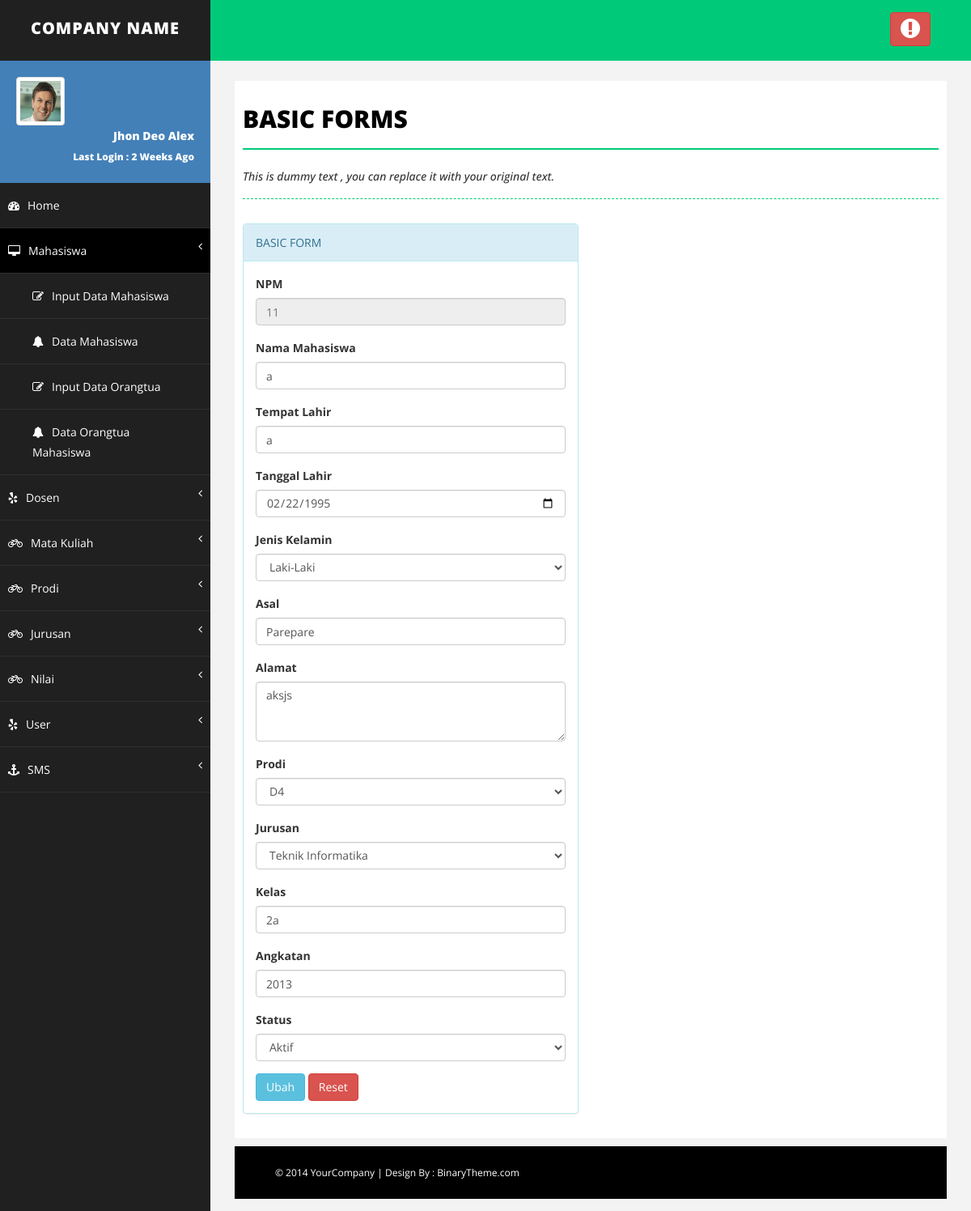
Screenshot of /edit_data_mhs.php?id=11 (signed in) with the database file from the repository.
### tables this page shows
CREATE TABLE IF NOT EXISTS `t_mahasiswa` (
  `npm` varchar(10) NOT NULL,
  `nama_mhs` varchar(25) NOT NULL,
  `tempat_lahir` varchar(25) NOT NULL,
  `tanggal_lahir` date NOT NULL,
  `jenis_kelamin` varchar(15) NOT NULL,
  `asal_mhs` varchar(25) NOT NULL,
  `alamat_mhs` varchar(50) NOT NULL,
  `id_prodi` varchar(10) NOT NULL,
  `id_jurusan` varchar(25) NOT NULL,
  `kelas` varchar(2) NOT NULL,
  `angkatan` varchar(4) NOT NULL,
  `status` varchar(12) NOT NULL,
  PRIMARY KEY (`npm`),
  KEY `id_prodi` (`id_prodi`),
  KEY `id_jurusan` (`id_jurusan`)
);

### edit_data_mhs.php (the view, shortened to what this page needs)
<?php
if($_SESSION['admin']!="" || $_SESSION['mahasiswa']!=""){
?>
<!DOCTYPE html>
<html xmlns="http://www.w3.org/1999/xhtml">
<head>
    <link href="assets/css/bootstrap.css" rel="stylesheet" />
    <link href="assets/css/font-awesome.css" rel="stylesheet" />
    <link href="assets/css/basic.css" rel="stylesheet" />
    <link href="assets/css/custom.css" rel="stylesheet" />
</head>
<body>
    <div id="wrapper">
        <nav class="navbar navbar-default navbar-cls-top " role="navigation" style="margin-bottom: 0">
            <div class="navbar-header">
                <a class="navbar-brand" href="index.html">COMPANY NAME</a>
            </div>
            <div class="header-right">
                <a href="logout.php" class="btn btn-danger" title="Logout"><i class="fa fa-exclamation-circle fa-2x"></i></a>
            </div>
        </nav>
        <nav class="navbar-default navbar-side" role="navigation">
            <div class="sidebar-collapse">
                <ul class="nav" id="main-menu">
                    <li>
                        <div class="user-img-div">
                            <img src="assets/img/user.png" class="img-thumbnail" />
                            <div class="inner-text">
                                Jhon Deo Alex
                            <br />
                                <small>Last Login : 2 Weeks Ago </small>
                            </div>
                        </div>
                    </li>
                    <li>
                        <a href="index.php"><i class="fa fa-dashboard "></i>Home</a>
                    </li>
                    <li>
                        <a href="#" class="active-menu-top"><i class="fa fa-desktop "></i>Mahasiswa <span class="fa arrow"></span></a>
                         <ul class="nav nav-second-level collapse in">
							<?php  if($_SESSION['level']=="admin"){  ?>
                            <li>
                                <a href="input_data_mhs.php"><i class="fa fa-edit"></i>Input Data Mahasiswa</a>
                            </li>
							<?php } ?>
                            <li>
                                <a href="show_data_mhs.php"><i class="fa fa-bell "></i>Data Mahasiswa</a>
                            </li>
							<?php  if($_SESSION['level']=="admin"){  ?>
                            <li>
                                <a href="input_data_ortu.php"><i class="fa fa-edit"></i>Input Data Orangtua</a>
                            </li>
							<?php } ?>
							<?php  if($_SESSION['level']=="admin"){  ?>
                            <li>
                                <a href="show_data_ortu.php"><i class="fa fa-bell "></i>Data Orangtua Mahasiswa</a>
                            </li>
                            <?php } ?>
                        </ul>
                    </li>
					<?php  if($_SESSION['level']=="admin"){  ?>
                     <li>
                        <a href="#"><i class="fa fa-yelp "></i>Dosen <span class="fa arrow"></span></a>
                    </li>
					<li>
                        <a href="#"><i class="fa fa-bicycle "></i>Mata Kuliah <span class="fa arrow"></span></a>
                    </li>
					<?php } ?>
					<?php  if($_SESSION['level']=="admin"){  ?>
					<li>
                        <a href="#"><i class="fa fa-bicycle "></i>Prodi<span class="fa arrow"></span></a>
                    </li>
					<?php } ?>
					<?php  if($_SESSION['level']=="admin"){  ?>
					<li>
                        <a href="#"><i class="fa fa-bicycle "></i>Jurusan <span class="fa arrow"></span></a>
                    </li>
					<?php } ?>
					<li>
                        <a href="#"><i class="fa fa-bicycle "></i>Nilai <span class="fa arrow"></span></a>
                    </li>
					<?php  if($_SESSION['level']=="admin") { ?>
					<li>
                    <a href="#"><i class="fa fa-yelp "></i>User <span class="fa arrow"></span></a>
                    </li>
                    <li>
                        <a href="#.php"><i class="fa fa-anchor "></i>SMS<span class="fa arrow"></span></a>
                    </li>
					<?php } ?>
                </ul>
            </div>
        </nav>
        <div id="page-wrapper">
            <div id="page-inner">
                <div class="row">
                    <div class="col-md-12">
                        <h1 class="page-head-line">Basic Forms</h1>
                        <h1 class="page-subhead-line">This is dummy text , you can replace it with your original text. </h1>
                    </div>
                </div>
                <div class="row">
            <div class="col-md-6 col-sm-6 col-xs-12">
               <div class="panel panel-info">
                        <div class="panel-heading">
                           BASIC FORM
                        </div>
						<?php
						$tampil=mysql_query("SELECT * FROM t_mahasiswa where npm='$_GET[id]'");
						$data=mysql_fetch_array($tampil);
						?>
				            <div class="panel-body">
                            <form role="form" action="edit_data_mhs.php" method="POST">
                                        <div class="form-group">
                                            <label>NPM</label>
                                            <input class="form-control" id="disabledInput" type="text" name="id_user" placeholder="<?php echo"$data[npm]";?>" disabled="">
                                        </div>
										<div class="form-group">
                                            <label>Nama Mahasiswa</label>
                                            <input class="form-control" type="text" name="nama_mhs" value="<?php echo"$data[nama_mhs]";?>">
										</div>
										<div class="form-group">
                                            <label>Tempat Lahir</label>
                                            <input class="form-control" type="text" name="tempat_lahir" value="<?php echo"$data[tempat_lahir]";?>">
										</div>
										<div class="form-group">
                                            <label>Tanggal Lahir</label>
                                            <input class="form-control" type="date" name="tgl_lahir" value="<?php echo"$data[tanggal_lahir]";?>">
										</div>
										<div class="form-group">
                                            <label>Jenis Kelamin</label>
                                            <select class="form-control" name="jenis_kelamin">
                                                <?php if($data['jenis_kelamin']!="") {
													if($data['jenis_kelamin']=="Laki-Laki"){
													?>
                                                <option selected="selected" value="<?php echo "$data[jenis_kelamin]"; ?>">Laki-Laki</option>
												  <?php
													}
													else {
												  ?>
												<option>--Pilih Jenis Kelamin--</option>
                                                <option value="Laki-Laki">Laki-Laki</option>
                                                <option selected="selected" value="<?php echo "$data[jenis_kelamin]"; ?>">Perempuan</option>
												<?php
													}
												}
												?>
                                            </select>
                                        </div>
										<div class="form-group">
                                            <label>Asal</label>
                                            <input class="form-control" type="text" name="asal_mhs" value="<?php echo"$data[asal_mhs]";?>">
										</div>
                                        <div class="form-group">
                                            <label>Alamat</label>
                                            <textarea class="form-control" rows="3" name="alamat_mhs"><?php echo"$data[alamat_mhs]";?></textarea>
                                        </div>
										<div class="form-group">
                                        <?php
                                            echo "<tr><label>Prodi </label>  <td>
											  <select class='form-control' name='id_prodi'>
												<option value=0>- Pilih Prodi -</option>";
												$tampil=mysql_query("SELECT * FROM t_prodi ORDER BY id_prodi");
												while($r=mysql_fetch_array($tampil)){
												  echo "<option selected value='$r[id_prodi]'>$r[prodi]</option>";
												}
										echo "</select></td></tr>";
										?>
                                        </div>
										<div class="form-group">
										<?php
                                            echo "<tr><label>Jurusan </label>  <td>
											  <select class='form-control' name='id_jurusan'>
												<option value=0>- Pilih Jurusan -</option>";
												$tampil=mysql_query("SELECT * FROM t_jurusan ORDER BY id_jurusan");
												while($r=mysql_fetch_array($tampil)){
												echo "<option selected value='$r[id_jurusan]'>$r[jurusan]</option>";
												}
										echo "</select></td></tr>";
										?>
										</div>
										<div class="form-group">
                                            <label>Kelas</label>
                                            <input class="form-control" type="text" name="kelas" value="<?php echo"$data[kelas]";?>">
										</div>
										<div class="form-group">
                                            <label>Angkatan</label>
                                            <input class="form-control" type="text" name="angkatan" value="<?php echo"$data[angkatan]";?>">
										</div>
										<div class="form-group">
                                            <label>Status</label>
                                            <select class="form-control" name="status">
                                                 <?php if($data['status']!="") {
													if($data['status']=="Aktif"){
													?>
                                                <option selected="selected" value="<?php echo "$data[status]"; ?>">Aktif</option>
												  <?php
													}
													else {
												  ?>
												<option>--Pilih Status--</option>
                                                <option value="Aktif">Aktif</option>
                                                <option selected="selected" value="<?php echo "$data[status]"; ?>">Tidak Aktif</option>
												<?php
													}
												}
												?>
			                                </select>
										</div>
                                        <button type="submit" name="ubah" value="Ubah" class="btn btn-info">Ubah </button>
										<button type="reset" class="btn btn-danger">Reset</button>
                            </form>
                            </div>
                     </div>
			</div>
        </div>
    </div>
    <div id="footer-sec">
        &copy; 2014 YourCompany | Design By : <a href="http://www.binarytheme.com/" target="_blank">BinaryTheme.com</a>
    </div>
</body>
</html>
<?php
	}else{
		header("location: login.php");
	}
?>

### assets/css/basic.css (style rules this page uses)
body { font-family: 'Open Sans', sans-serif; line-height:25px; }
#wrapper { width: 100%; background: #202020; }
#page-wrapper { padding: 15px 15px; min-height: 600px; background: #F3F3F3; }
#page-inner { width: 100%; margin: 10px 20px 10px 0px; background-color: #fff!important; padding: 10px; min-height: 1200px; }
.page-head-line { font-size: 30px; text-transform: uppercase; color: #000; font-weight: 800; padding-bottom: 20px; border-bottom: 2px solid #00CA79; margin-bottom: 10px; }
.page-subhead-line { font-size: 14px; padding-top: 5px; padding-bottom: 20px; font-style:italic; margin-bottom:30px; border-bottom:1px dashed #00CA79; }
.navbar-cls-top .navbar-brand { color: #fff; background: #202020; width: 260px; text-align: center; height: 75px; font-size: 20px; letter-spacing: 1px; font-weight: 900; padding-top: 25px; text-transform:uppercase; }
.header-right { color: #fff; padding: 15px 50px 5px 50px; float: right; font-size: 16px; }
.user-img-div { min-height: 140px; padding: 20px; background-color: #4380B8; }
.user-img-div img { max-height: 60px; }
.user-img-div .inner-text { text-align: right; position: relative; color: #fff; font-weight: 800; line-height: 25px; }
.active-menu-top { background-color: #000!important; }
.arrow { float: right; }
.fa.arrow:before { content: "\f104"; }
.nav-second-level li, .nav-third-level li { border-bottom: none !important; }
.nav-second-level li a { padding-left: 37px; }
.sidebar-collapse, .sidebar-collapse .nav { background: none; }
.sidebar-collapse .nav { padding: 0; }
.sidebar-collapse .nav > li > a { color: #fff; background: #202020; text-shadow: none; padding: 15px 40px; border-bottom: 1px solid #2F2E31; }
.sidebar-collapse > .nav > li > a { padding: 15px 10px; }
.nav-second-level > li:last-child > a:after, .nav-third-level > li:last-child > a:after { height: 50%; }
.navbar-side { border: none; background-color: #202020; }
.navbar-cls-top { background: #00CA79; border-bottom: none; }
.navbar-default { border: 0px solid black; }
.navbar-header { background: #000000; }
.nav > li > a > i { margin-right: 10px; }
#footer-sec { background-color:#000; padding:20px 50px; color:#fff; font-size:12px; }
#footer-sec a { color:#fff; }
@media (min-width:768px) { #page-wrapper { margin: 0 0 0 260px; padding: 15px 30px; min-height: 1200px; } }
@media (min-width:768px) { .navbar-side { z-index: 1; position: absolute; width: 260px; } }
@media (min-width:768px) { .navbar { border-radius: 0px; } }

### rows the page displays
t_mahasiswa: id_user "11", nama_mhs "a", tempat_lahir "a", tgl_lahir "02/22/1995", jenis_kelamin "Laki-Laki", asal_mhs "Parepare", alamat_mhs "aksjs", kelas "2a", angkatan "2013", status "Aktif"

### other values shown
form field id_prodi "D4"
form field id_jurusan "Teknik Informatika"
